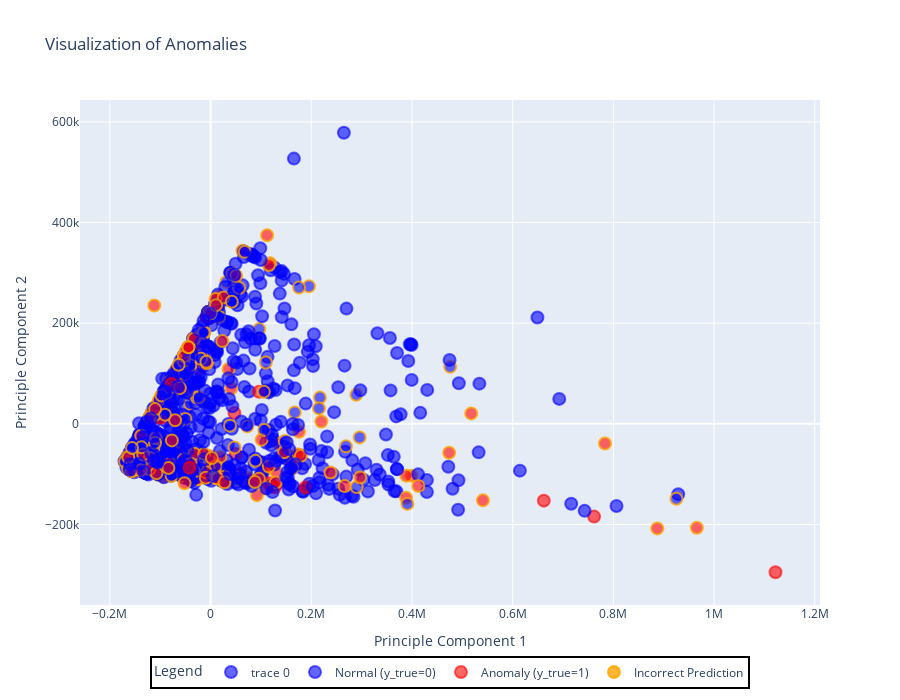

The notebook cell this image was saved under:
### Code cell
from SADL.visualization_module import DataVisualization
visualizer = DataVisualization(data=X_test, plot_technique='plot_anomaly', dim_reduction_technique='PCA', y_true=labels_true, y_pred=labels_pred,subset_size_percent=0.2)
visualizer.fit()
visualizer.show()

### Figure 1 — Plotly figure (JSON) as saved in the notebook; plotly's stock layout.template omitted (floating-point values rounded to 4 significant figures; data arrays with more than 128 entries replaced by an {"elided": "..."} marker saying what was removed)
{"data": [{"hoverinfo": "text", "marker": {"color": {"elided": "1200 str values"}, "line": {"color": {"elided": "1200 str values"}, "width": 2}, "size": 12}, "mode": "markers", "text": {"elided": "1200 str values"}, "type": "scatter", "x": {"elided": "1200 float values"}, "y": {"elided": "1200 float values"}}, {"marker": {"color": "rgba(0, 0, 255, 0.6)", "line": {"color": "rgba(0, 0, 255, 0.6)", "width": 2}, "size": 12}, "mode": "markers", "name": "Normal (y_true=0)", "showlegend": true, "type": "scatter", "x": [null], "y": [null]}, {"marker": {"color": "rgba(255, 0, 0, 0.6)", "line": {"color": "rgba(255, 0, 0, 0.6)", "width": 2}, "size": 12}, "mode": "markers", "name": "Anomaly (y_true=1)", "showlegend": true, "type": "scatter", "x": [null], "y": [null]}, {"marker": {"color": "rgba(255, 165, 0, 0.8)", "line": {"color": "rgba(255, 165, 0, 0.8)", "width": 2}, "size": 12}, "mode": "markers", "name": "Incorrect Prediction", "showlegend": true, "type": "scatter", "x": [null], "y": [null]}], "layout": {"height": 700, "legend": {"bordercolor": "Black", "borderwidth": 2, "font": {"size": 12}, "itemsizing": "constant", "orientation": "h", "title": {"text": "Legend"}, "x": 0.5, "xanchor": "center"}, "showlegend": true, "title": {"text": "Visualization of Anomalies"}, "width": 900, "xaxis": {"title": {"text": "Principle Component 1"}}, "yaxis": {"title": {"text": "Principle Component 2"}}}}
